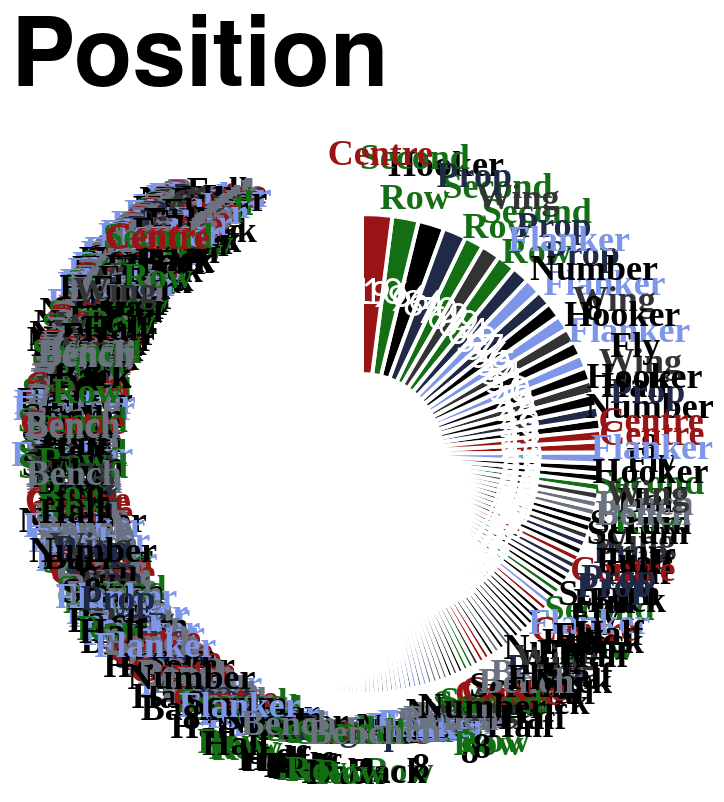

Write the Vega-Lite specification saved for this chart.
### Vega-Lite specification from a JSON file in a GitHub repository (floating-point values rounded to 4 significant figures; data arrays with more than 128 entries replaced by an {"elided": "..."} marker saying what was removed)
{"config": {"axis": {"labelFont": "PT Sans Narrow, Helvetica Neue, Helvetica, Arial, sans-serif", "titleFont": "PT Sans Narrow, Helvetica Neue, Helvetica, Arial, sans-serif", "labelFontSize": 13, "titleFontSize": 24, "gridColor": "#202947", "gridOpacity": 0.2, "zindex": 1}, "text": {"font": "Lato, sans-serif"}, "bar": {"cornerRadiusEnd": 5}, "header": {"labelFont": "PT Sans Narrow, Helvetica Neue, Helvetica, Arial, sans-serif", "titleFont": "PT Sans Narrow, Helvetica Neue, Helvetica, Arial, sans-serif", "labelFontSize": 24, "titleFontSize": 28, "labelFontWeight": "bold", "orient": "left"}, "legend": {"labelFont": "PT Sans Narrow, Helvetica Neue, Helvetica, Arial, sans-serif", "titleFont": "PT Sans Narrow, Helvetica Neue, Helvetica, Arial, sans-serif", "labelFontSize": 14, "titleFontSize": 16, "titlePadding": 5, "fillColor": "white", "strokeColor": "black", "padding": 10, "titleFontWeight": "lighter", "titleFontStyle": "italic", "titleColor": "gray", "offset": 10}, "title": {"font": "PT Sans Narrow, Helvetica Neue, Helvetica, Arial, sans-serif", "fontSize": 48, "fontWeight": "bold", "anchor": "start", "align": "center", "titlePadding": 20, "subtitlePadding": 10, "subtitleFontSize": 13, "subtitleColor": "", "subtitleFontStyle": "italic", "offset": 15, "color": "black"}, "axisX": {"labelAngle": 0}, "facet": {"title": null, "header": null, "align": {"row": "each", "column": "each"}, "spacing": 10}, "resolve": {"scale": {"y": "independent", "facet": "independent"}}, "background": "transparent", "scale": {"offsetBandPaddingOuter": 0.2, "offsetBandPaddingInner": 0.1}, "view": {"stroke": null, "background": "transparent"}}, "layer": [{"mark": {"type": "arc", "innerRadius": 40, "outerRadius": 120, "stroke": "#ffffff", "strokeWidth": 2}, "encoding": {"color": {"field": "position", "legend": null, "scale": {"domain": ["Prop", "Flanker", "Second Row", "Centre", "Wing", "Fly Half", "Hooker", "Scrum Half", "Full Back", "Number 8", "Bench"], "range": ["#202946", "#7d96e8", "#146f14", "#991515", "#333333", "#000000", "#000000", "#000000", "#000000", "#000000", "#6b7280"]}, "sort": {"field": "sort_order", "op": "min", "order": "ascending"}, "type": "nominal"}, "order": {"field": "appearances", "sort": "ascending", "type": "quantitative"}, "theta": {"field": "appearances", "sort": "descending", "stack": true, "title": "Appearances", "type": "quantitative"}, "tooltip": [{"field": "player", "title": "Player", "type": "nominal"}, {"field": "position", "title": "Position", "type": "nominal"}, {"field": "appearances", "title": "Appearances", "type": "quantitative"}]}}, {"mark": {"type": "text", "dy": -5, "font": "PT Sans Narrow", "fontSize": 18, "fontWeight": "bold", "radius": 145}, "encoding": {"color": {"field": "position", "legend": null, "scale": {"domain": ["Prop", "Flanker", "Second Row", "Centre", "Wing", "Fly Half", "Hooker", "Scrum Half", "Full Back", "Number 8", "Bench"], "range": ["#202946", "#7d96e8", "#146f14", "#991515", "#333333", "#000000", "#000000", "#000000", "#000000", "#000000", "#6b7280"]}, "type": "nominal"}, "opacity": {"condition": {"test": "datum.appearances > 2", "value": 1}, "value": 0}, "order": {"field": "appearances", "sort": "ascending", "type": "quantitative"}, "text": {"field": "position_label", "type": "nominal"}, "theta": {"field": "appearances", "sort": "descending", "stack": true, "title": "Appearances", "type": "quantitative"}}, "transform": [{"calculate": "split(datum.position, ' ')", "as": "position_label"}]}, {"mark": {"type": "text", "color": "white", "fontSize": 18, "radius": 80}, "encoding": {"order": {"field": "appearances", "sort": "ascending", "type": "quantitative"}, "text": {"field": "appearances", "type": "nominal"}, "theta": {"field": "appearances", "sort": "descending", "stack": true, "title": "Appearances", "type": "quantitative"}}}], "data": {"name": "data-5e92f965a1b8c45bca273204cf63c0c0"}, "height": 300, "resolve": {"scale": {"color": "shared"}}, "title": "Position", "width": 300, "$schema": "https://vega.github.io/schema/vega-lite/v5.20.1.json", "datasets": {"data-5e92f965a1b8c45bca273204cf63c0c0": {"elided": "770 records"}}}
